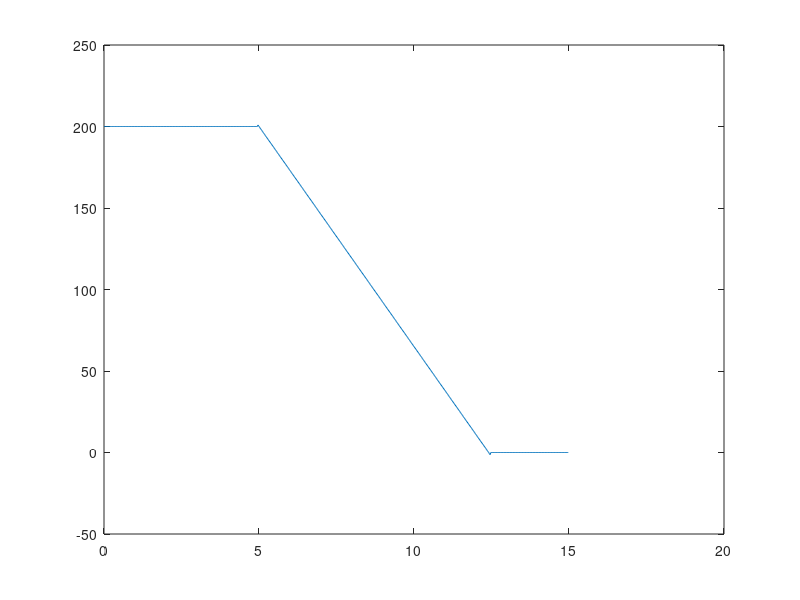
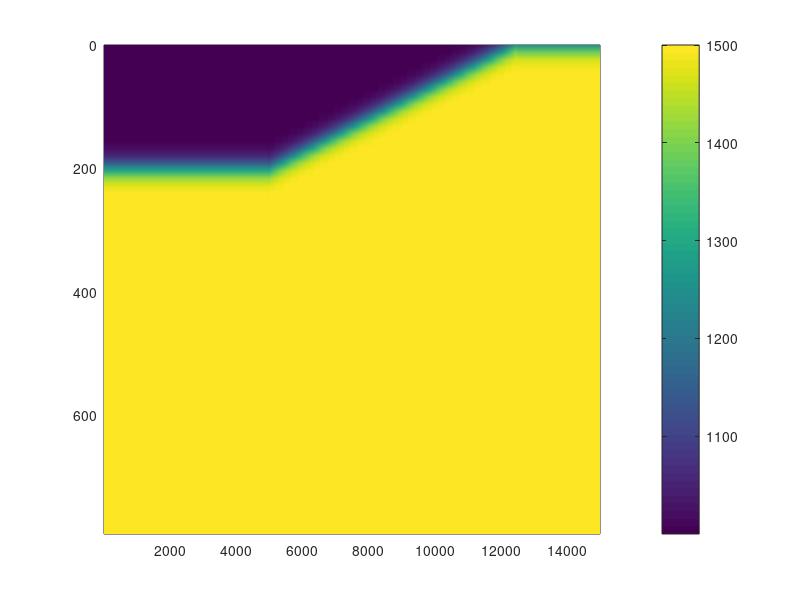
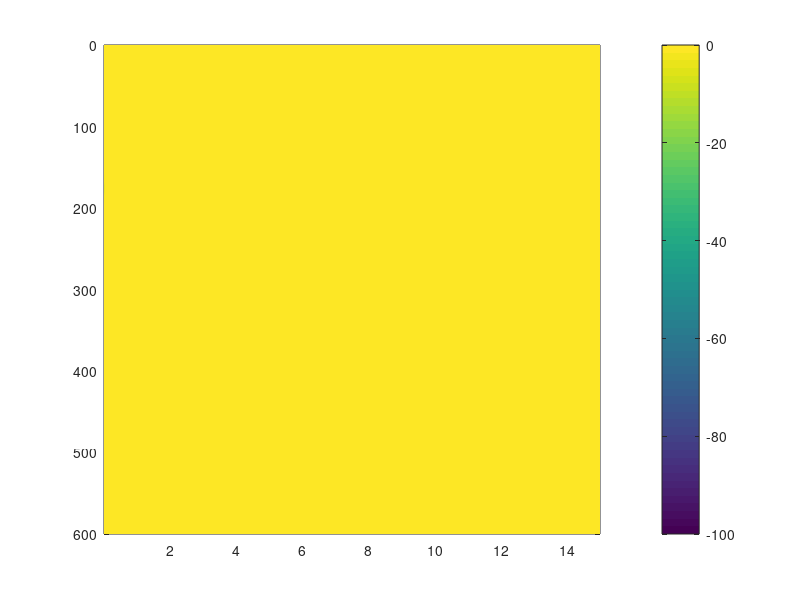
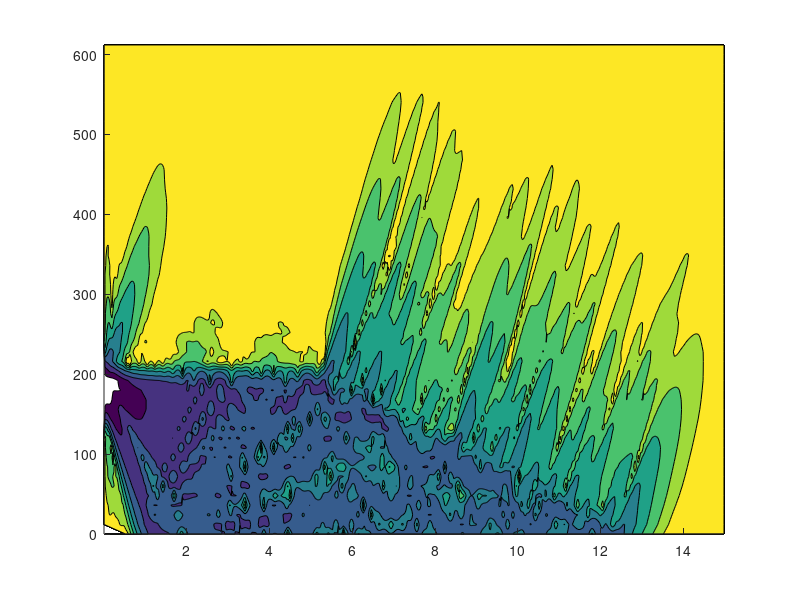

Recreate these plots in MATLAB, in order. (Note: this script raises an error after producing the figures.)
% Downslope propagation - Line Source
% Based on Jensen and Tindle, 1987: Mode Propagation in a Wedge.
% Equations and numerical formulation follow Comp. Ocean Acoustics, ch. 6.
tic
% Water depth at the source is 100m. 
% Range is from 0 (where source is at 100m depth) to 10km.
% The wedge is of 10 degrees.
% The wedge boundary may be written as a line of z = 0.1763 * r + 100;

% The water has parameters:
    c1 =    1500; % m/s
    rho1 =  1000; % kg/m^3
    
% The bottom has parameters:
    c2 =    1700; % m/s
    rho2 =  1500; % kg/m^3
    alpha = 0.5;    % dB/wavelength
    
% Computational absorption layer:
    alphaAL = 0.01;

% Source parameters
    zs = 180;
    f0 = 25; 
    k0 = 2 * pi * f0 / c1;
    k2 = 2 * pi * f0 / c2;
    lambda0 = c1 / f0; 

% Define zmax of computational domain Eq. (6.214)
 % H is max. depth of physical domain on propg. path 
    H = 600; 
    zmax = 4 * H / 3;
    rmax = 15000;
    
% Grid Size (6.216) and (6.219)
    dz = lambda0 / 5;
    dr = 2 * dz;
    
%% Density reduced Squared index of refraction. Eq. (6.152).
r = 0.01: dr : rmax;
z = 0: dz : zmax;

[R, Z] = meshgrid(r,z);

%% Set depth of interface
nr = length(r);
d0 = 0 * r + 200;
slope.start = round(nr/3);
slope.end = round(nr*12.5/15);
d0(slope.start:slope.end) = -.027 * r(slope.start:slope.end) + 335; % like front of COA
d0(slope.end:end) = 0;
figure; plot(r/1e3,d0)

%% Grid it
[D0, ~] = meshgrid(d0,z);

% %D0 =  0.1763 * R + 100;  % Depth to interface.
% %  D0 = - 0.1763 * R + 400;  % Depth to interface.
D = (zmax - H) / 3;       % Thickness of absorption layer (for eq. 6.146)
nsqr = ones(length(z),length(r));   % NOT density-reduced yet! (for eq. 6.158)

%% Make nsqr. Third 'if' accounts for absorption layer below phys. domain
for jj = 1:length(r)
    for ii = 1:length(z)
        if z(ii) <= d0(jj) % then we are in water
            nsqr(ii,jj) = 1;
            if z(ii) < 0.1 && d0(jj) < 0.1 % no more ocean
                nsqr(ii,jj) = (c1/c2)^2 * (1 + 1j * alpha / 27.29);
            end
        elseif z(ii) > d0(jj) && z(ii) <= H
            nsqr(ii,jj) = (c1/c2)^2 * (1 + 1j * alpha / 27.29);
        elseif z(ii) > H
            nsqr(ii,jj) = (c1/c2)^2 + 1i * alphaAL * exp(-((z(ii) - zmax)/D)^2);
        else
            error('The nsqr loop should not get here...')
        end
    end
end
%% Make dr_nsqr (Density-Reduced)

% Density is given by equation (6.153)
% By MATLAB vectorization, use wedge interface depth expr. in (6.153):
L = 2/k0;
rho = 0.5*(rho2 + rho1) + 0.5*(rho2 - rho1) * tanh((Z - D0)/L);

% First and second derivatives of rho, for use in the next expressions
drho1 = (1/(2*L)) * (rho2 - rho1) .* sech((Z - D0)/L).^2;
drho2 = (-1/(L^2)) * (rho2 - rho1) .* tanh((Z - D0)/L) .* sech((Z - D0)/L).^2;

% Compute density-reduced squared index of refraction
dr_nsqr = nsqr + (1 / (2*k0^2)) * ((drho2./rho) - 3 * drho1.^2 ./ (2*rho.^2));

% Plot of Density of field
figure; pcolor(r,z,rho)
shading interp
grid off
colorbar
set(gca,'Ydir','reverse')
% axis equal
axis tight

%% Plot of Density Reduced n^2 
% figure; 
% subplot(2,1,1); pcolor(r,z,real(dr_nsqr))
% shading interp; grid off; colorbar; set(gca,'Ydir','reverse'); axis tight
% subplot(2,1,2); pcolor(r,z,imag(dr_nsqr))
% shading interp; grid off; colorbar; set(gca,'Ydir','reverse'); axis tight

%% Starting fields - psi(r,z)
psi = ones(length(z), length(r));

 % Greene's Source - eq. (6.102)
psi = zeros(length(z), length(r));
psi(:,1) = sqrt(k0) * (1.4467 - 0.4201 .* k0^2 .* (z - zs).^2)...
        .* exp(-((k0^2 * (z - zs).^2) / 3.0512));

% Standard Gaussian Source
% psi(:,1) = sqrt(k0) * exp(-0.5 * k0^2 * (Z(:,1) - zs).^2) ... 
%             - sqrt(k0) * exp(-0.5 * k0^2 * (Z(:,1) + zs).^2);
% psi(:,1) = sqrt(k0) * exp(-0.5 * k0^2 * (Z(:,1) - zs).^2) ;

% % Generalized Gaussian Source
% tht1 = pi/3;
% tht2 = 0;
% psi = zeros(length(z), length(r));
% psi(:,1) = sqrt(k0) * tan(tht1) * exp(-0.5*k0^2*(Z(:,1) - zs).^2*tan(tht1)^2) ...
%     .* exp(1i * k0 * (Z(:,1) - zs) * sin(tht2)) ...
%     - sqrt(k0) * tan(tht1) * exp(-0.5*k0^2*(Z(:,1) + zs).^2*tan(tht1)^2) ...
%     .* exp(1i*k0*(Z(:,1)+zs)*sin(tht2));

% %  Line Source apprx. with depth dep. of mode 3
% % ind = find(z>100);
% % psi(:,1) = sin(3* pi/100 * z);
% % psi(:,1) = abs(psi(:,1)) + 1i * sign(psi(:,1));
% % psi(ind:end,1) = 0;

% % Line Source apprx. with depth dep. of mode 2
% H0 = 410;
%  psi(:,1) = cos(2*pi/(H0) * z.' );
% psi(:,1) = abs(psi(:,1)) ;
% ind = find(z>H0);
% psi(ind:end,1) = 0;

% Make the initial field density-reduced.
dr_psi = psi;
dr_psi = dr_psi ./ sqrt(rho);       
dr_psi(1,:) = 0;

% % Plot source initial field
% figure;
% subplot(2,1,1); plot(z, real(psi(:,1)));
% subplot(2,1,2); plot(z, imag(psi(:,1)));
% % xlim([0, 150]); 
% title('Source field')
% legend('dr_\psi', 'rho')

%% Split-step Algorithm

% First apply eq. (6.129)
% N = 2^nextpow2(length(z));
N = length(z);
dkz = 1 / (dz * N);
kz = 0 : dkz : 1 / dz - dkz;
kz = kz.';

step = 0 * dr_psi(:,1);    
stepi = step;   % To be used for real part 
stepr = stepi;  % To be used for imag part

nR = length(r) - 1;
for jj = 1 : (length(r) - 1)
    step = exp(0.5 * 1i * k0 .* (dr_nsqr(:,jj) - 1) * dr) .* dr_psi(:,jj);
    
    stepr = dst(real(step));
    stepi = dst(imag(step));
           
    step = exp(- 1i * dr * kz.^2 / (2 * k0)) .* (stepr + 1i * stepi);
    
    stepr = idst(real(step));
    stepi = idst(imag(step));
    
    dr_psi(:,jj+1) =  exp(0.5 * 1i * k0 .* (dr_nsqr(:,jj) - 1) * dr) .* (stepr + 1i * stepi);

    nR - jj
end

% Convert density-reduced pressure to pressure 
psi = dr_psi .* sqrt(rho);
% psi = dr_psi;
% Remove absorption layer for plotting
ind = find(z>H, 1);
psi = psi(1:ind, :);
R = R(1:ind, :);
Z = Z(1:ind, :);

% %% Save Data to txt Files for Plotting in PyLab
% psiSave = -20 * log10( abs(psi) ./ sqrt(R));
% 
% save('upslope\p.txt', 'psiSave', '-ascii', '-double')
% save('upslope\R.txt', 'R', '-ascii', '-double')
% save('upslope\Z.txt', 'Z', '-ascii', '-double')
% 
% cd 'upslope'
% system('python U:\classes\ECE576_compmethods\pe_model\upslope\contour_plotting.py')
% cd ..


%% Plot TL
figure; pcolor(R/1e3, Z, -10 * log10( abs(psi) ./ sqrt(R) ))
shading interp
grid off
colorbar
% axis equal
% axis tight
% xlim([0 500])
ylim([0 600])
set(gca,'Ydir','reverse')
caxis([-100 0])


%% Plot TL Contours
 v = [18 22 26 30 34 38 42 46];
figure; 
contourf(R/1e3, Z, -10 * log10( abs(psi) ./ sqrt(R) ),v,'CDataMapping','direct')
colorbar
% axis equal
% axis tight
% xlim([0 500])
 ylim([0 600])
colormap('spring')
set(gca,'Ydir','reverse')

%%
toc